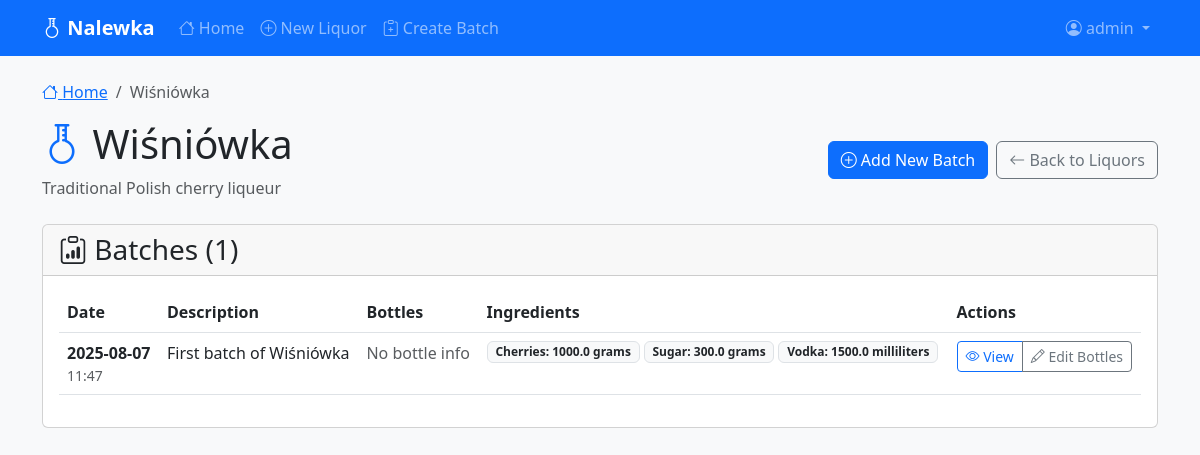
Page /liquor/1/batches (signed in) on the committed database.
### app/models.py (models this page shows, shortened)
class User(UserMixin, db.Model):
    id: so.Mapped[int] = so.mapped_column(primary_key=True)
    username: so.Mapped[str] = so.mapped_column(sa.String(64), index=True, unique=True)
    email: so.Mapped[str] = so.mapped_column(sa.String(120), index=True, unique=True)
    password_hash: so.Mapped[Optional[str]] = so.mapped_column(sa.String(256))
    created_at: so.Mapped[datetime] = so.mapped_column(
        index=True, default=lambda: datetime.now(timezone.utc)
    )
    liquors: so.Mapped[list["Liquor"]] = so.relationship(back_populates="user")

class Liquor(db.Model):
    id: so.Mapped[int] = so.mapped_column(primary_key=True)
    name: so.Mapped[str] = so.mapped_column(sa.String(128), index=True)
    created: so.Mapped[datetime] = so.mapped_column(
        index=True, default=lambda: datetime.now(timezone.utc)
    )
    description: so.Mapped[Optional[str]] = so.mapped_column(sa.Text())
    user_id: so.Mapped[int] = so.mapped_column(sa.ForeignKey(User.id), index=True)
    user: so.Mapped[User] = so.relationship(back_populates="liquors")
    batches: so.Mapped[list["Batch"]] = so.relationship(
        back_populates="liquor", cascade="all, delete-orphan"
    )

class Batch(db.Model):
    id: so.Mapped[int] = so.mapped_column(primary_key=True)
    date: so.Mapped[datetime] = so.mapped_column(
        index=True, default=lambda: datetime.now(timezone.utc)
    )
    description: so.Mapped[str] = so.mapped_column(sa.Text())
    liquor_id: so.Mapped[int] = so.mapped_column(sa.ForeignKey(Liquor.id), index=True)
    bottle_count: so.Mapped[Optional[int]] = so.mapped_column(sa.Integer(), default=0)
    bottle_volume: so.Mapped[Optional[float]] = so.mapped_column(
        sa.Float(), default=0.0
    )  # in milliliters
    bottle_volume_unit: so.Mapped[str] = so.mapped_column(sa.String(10), default="ml")
    liquor: so.Mapped[Liquor] = so.relationship(back_populates="batches")
    formulas: so.Mapped[list["BatchFormula"]] = so.relationship(
        back_populates="batch", cascade="all, delete-orphan"
    )
    __table_args__ = (db.Index("idx_batch_liquor_date", "liquor_id", "date"),)

class BatchFormula(db.Model):
    id: so.Mapped[int] = so.mapped_column(primary_key=True)
    batch_id: so.Mapped[int] = so.mapped_column(sa.ForeignKey(Batch.id), index=True)
    ingredient_id: so.Mapped[int] = so.mapped_column(
        sa.ForeignKey(Ingredient.id), index=True
    )
    quantity: so.Mapped[float] = so.mapped_column(sa.Float())
    unit: so.Mapped[str] = so.mapped_column(sa.String(20))
    batch: so.Mapped[Batch] = so.relationship(back_populates="formulas")
    ingredient: so.Mapped[Ingredient] = so.relationship(back_populates="batch_formulas")

class Ingredient(db.Model):
    id: so.Mapped[int] = so.mapped_column(primary_key=True)
    name: so.Mapped[str] = so.mapped_column(sa.String(128), index=True, unique=True)
    description: so.Mapped[Optional[str]] = so.mapped_column(sa.Text())
    created_at: so.Mapped[datetime] = so.mapped_column(
        index=True, default=lambda: datetime.now(timezone.utc)
    )
    batch_formulas: so.Mapped[list["BatchFormula"]] = so.relationship(
        back_populates="ingredient"
    )

### app/routes.py (the view)
@main_bp.route("/liquor/<int:liquor_id>/batches")
@login_required
@handle_db_errors
def liquor_batches(liquor_id):
    liquor = liquor_repository.get(liquor_id)
    if not liquor or liquor.user_id != current_user.id:
        flash("Liquor not found or access denied.", "error")
        return redirect(url_for("main.index"))
    batches = batch_repository.get_all_for_liquor(liquor_id)
    return render_template("liquor_batches.html", liquor=liquor, batches=batches)

### app/__init__.py (called while the page is built)
def create_app(config_class=Config):
    app = Flask(__name__)
    app.config.from_object(config_class)
    app.config["GIT_COMMIT_HASH"] = get_git_commit_hash()
    if app.config["GIT_COMMIT_HASH"] is None:
        app.config["GIT_COMMIT_HASH"] = "unknown"
    db.init_app(app)
    migrate.init_app(app, db)
    login.init_app(app)
    from app.routes import main_bp
    app.register_blueprint(main_bp)
    @app.errorhandler(404)
    def not_found_error(error):
        return render_template("404.html"), 404
    @app.errorhandler(500)
    def internal_error(error):
        db.session.rollback()
        return render_template("500.html"), 500
    @app.context_processor
    def inject_git_hash():
        return dict(git_commit_hash=app.config.get("GIT_COMMIT_HASH"))
    return app

### app/models.py (called while the page is built)
@login.user_loader
def load_user(id):
    return db.session.get(User, int(id))

### app/repositories.py (called while the page is built)
    def get(self, model_id):
        return db.session.get(self.model, model_id)

    def get_all_for_liquor(self, liquor_id):
        return db.session.scalars(
            db.select(Batch)
            .where(Batch.liquor_id == liquor_id)
            .order_by(Batch.date.desc())
        ).all()

### app/routes.py (called while the page is built)
def handle_db_errors(f):
    @wraps(f)
    def decorated_function(*args, **kwargs):
        try:
            return f(*args, **kwargs)
        except Exception as e:
            flash(f"A database error occurred: {str(e)}", "error")
            return redirect(url_for("main.index"))
    return decorated_function

### app/templates/liquor_batches.html (shortened to what this page needs)
{% extends "base.html" %}
{% block content %}
<nav aria-label="breadcrumb" class="mb-3">
    <ol class="breadcrumb">
        <li class="breadcrumb-item"><a href="{{ url_for('main.index') }}"><i class="bi bi-house"></i> Home</a></li>
        <li class="breadcrumb-item active" aria-current="page">{{ liquor.name }}</li>
    </ol>
</nav>
<div class="row">
    <div class="col-12">
        <div class="d-flex justify-content-between align-items-center mb-4">
            <div>
                <h1><i class="bi bi-flask-florence text-primary"></i> {{ liquor.name }}</h1>
                <p class="text-muted mb-0">{{ liquor.description or 'No description available' }}</p>
            </div>
            <div class="d-flex gap-2">
                <a href="{{ url_for('main.batch_formula') }}?liquor={{ liquor.id }}" class="btn btn-primary">
                    <i class="bi bi-plus-circle"></i> Add New Batch
                </a>
                <a href="{{ url_for('main.index') }}" class="btn btn-outline-secondary">
                    <i class="bi bi-arrow-left"></i> Back to Liquors
                </a>
            </div>
        </div>
    </div>
</div>
<div class="row">
    <div class="col-12">
        <div class="card">
            <div class="card-header">
                <h3 class="mb-0"><i class="bi bi-clipboard-data"></i> Batches ({{ batches|length }})</h3>
            </div>
            <div class="card-body">
                {% if batches %}
                    <div class="table-responsive">
                        <table class="table table-hover">
                            <thead>
                                <tr>
                                    <th>Date</th>
                                    <th>Description</th>
                                    <th>Bottles</th>
                                    <th>Ingredients</th>
                                    <th>Actions</th>
                                </tr>
                            </thead>
                            <tbody>
                                {% for batch in batches %}
                                    <tr>
                                        <td>
                                            <div class="d-flex flex-column">
                                                <strong>{{ batch.date.strftime('%Y-%m-%d') }}</strong>
                                                <small class="text-muted">{{ batch.date.strftime('%H:%M') }}</small>
                                            </div>
                                        </td>
                                        <td>
                                            <div class="fw-medium">{{ batch.description }}</div>
                                        </td>
                                        <td>
                                            {% if batch.bottle_count and batch.bottle_volume %}
                                                <div class="d-flex flex-column">
                                                    <strong>{{ batch.bottle_count }} bottles</strong>
                                                    <small class="text-muted">{{ batch.bottle_volume }}ml each</small>
                                                    <small class="text-muted">Total: {{ "%.1f"|format(batch.total_volume_liters) }}L</small>
                                                </div>
                                            {% else %}
                                                <span class="text-muted">No bottle info</span>
                                            {% endif %}
                                        </td>
                                        <td>
                                            {% if batch.formulas %}
                                                <div class="d-flex flex-wrap gap-1">
                                                    {% for formula in batch.formulas %}
                                                        <span class="badge bg-light text-dark border">
                                                            {{ formula.ingredient.name }}: {{ formula.quantity }} {{ formula.unit }}
                                                        </span>
                                                    {% endfor %}
                                                </div>
                                            {% else %}
                                                <span class="text-muted">No ingredients</span>
                                            {% endif %}
                                        </td>
                                        <td>
                                            <div class="btn-group btn-group-sm" role="group">
                                                <a href="{{ url_for('main.batch_details', batch_id=batch.id) }}"
                                                   class="btn btn-outline-primary">
                                                    <i class="bi bi-eye"></i> View
                                                </a>
                                                <a href="{{ url_for('main.edit_batch_bottles', batch_id=batch.id) }}"
                                                   class="btn btn-outline-secondary">
                                                    <i class="bi bi-pencil"></i> Edit Bottles
                                                </a>
                                            </div>
                                        </td>
                                    </tr>
                                {% endfor %}
                            </tbody>
                        </table>
                    </div>
                {% endif %}
            </div>
        </div>
    </div>
</div>
{% endblock %}

### app/templates/base.html (shortened to what this page needs)
<!DOCTYPE html>
<html lang="en">
<head>
    <link href="https://cdn.jsdelivr.net/npm/bootstrap@5.3.0/dist/css/bootstrap.min.css" rel="stylesheet">
    <link rel="stylesheet" href="https://cdn.jsdelivr.net/npm/bootstrap-icons@1.13.1/font/bootstrap-icons.min.css">
</head>
<body>
    <nav class="navbar navbar-expand-lg navbar-dark bg-primary">
        <div class="container">
            <a class="navbar-brand" href="{{ url_for('main.index') }}">
              <i class="bi bi-flask-florence"></i> Nalewka
            </a>
            <div class="collapse navbar-collapse" id="navbarNav">
                <ul class="navbar-nav me-auto">
                    <li class="nav-item">
                        <a class="nav-link" href="{{ url_for('main.index') }}">
                            <i class="bi bi-house"></i> Home
                        </a>
                    </li>
                    {% if current_user.is_authenticated %}
                        <li class="nav-item">
                            <a class="nav-link" href="{{ url_for('main.create_liquor') }}">
                                <i class="bi bi-plus-circle"></i> New Liquor
                            </a>
                        </li>
                        <li class="nav-item">
                            <a class="nav-link" href="{{ url_for('main.batch_formula') }}">
                                <i class="bi bi-clipboard-plus"></i> Create Batch
                            </a>
                        </li>
                    {% endif %}
                </ul>
                <ul class="navbar-nav">
                    {% if current_user.is_authenticated %}
                        <li class="nav-item dropdown">
                            <a class="nav-link dropdown-toggle" href="#" role="button" data-bs-toggle="dropdown">
                                <i class="bi bi-person-circle"></i> {{ current_user.username }}
                            </a>
                        </li>
                    {% endif %}
                </ul>
            </div>
        </div>
    </nav>
    <main class="container mt-4">
        {% block content %}{% endblock %}
    </main>
</body>
</html>

### app/templates/base.html (style rules this page uses)
body { background-color: #f8f9fa; }
.navbar-brand { font-weight: bold; }

### rows in the picture
User: username "admin"
Liquor: name "Wiśniówka", description "Traditional Polish cherry liqueur"
Batch: date "2025-08-07", date "11:47", description "First batch of Wiśniówka", bottle_count "No bottle info"
BatchFormula: ingredient.name "Cherries", quantity "1000.0", unit "grams"
BatchFormula: ingredient.name "Sugar", quantity "300.0", unit "grams"
BatchFormula: ingredient.name "Vodka", quantity "1500.0", unit "milliliters"

### other values in the picture
{{ batches|length }} "1"
